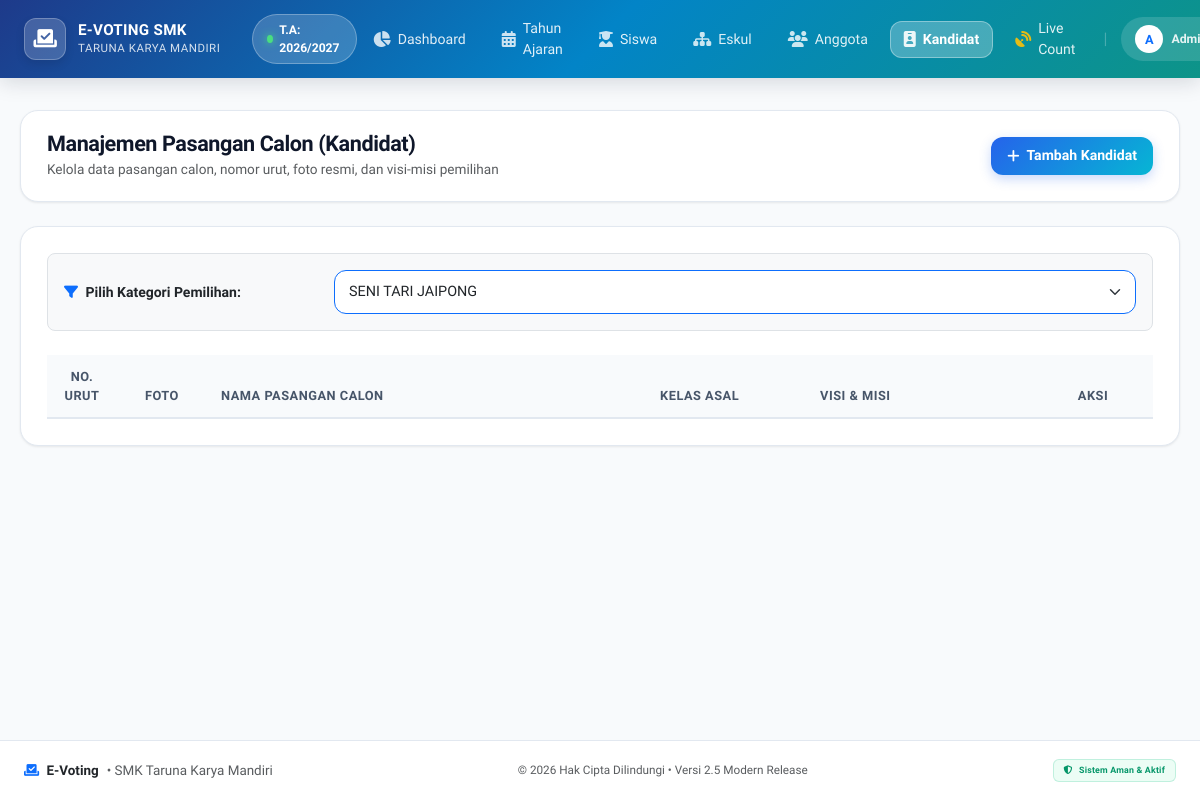
The app's page /admin/kandidat.php?id_eskul=11 (signed in), older data.
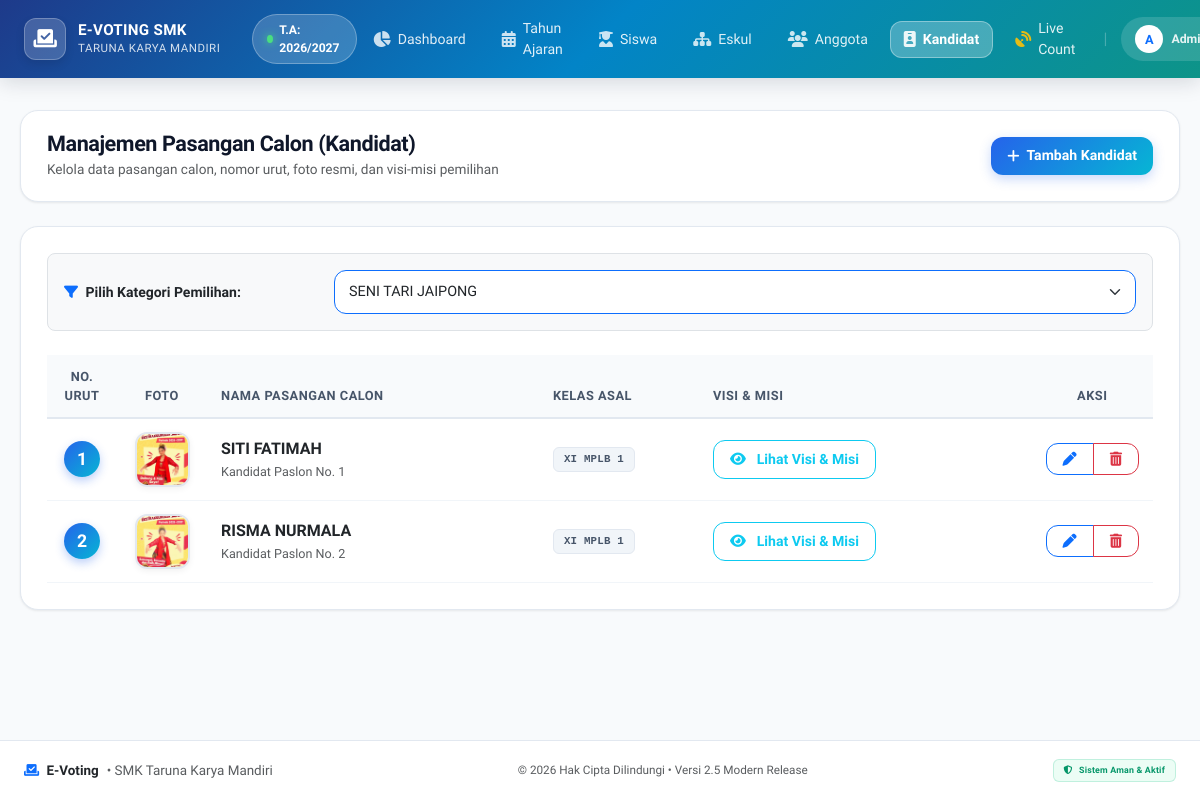
The same page, newer data.
### tables this page shows
CREATE TABLE `periode` (
  `id_periode` int(11) NOT NULL AUTO_INCREMENT,
  `nama_periode` varchar(50) NOT NULL,
  `status_aktif` tinyint(1) DEFAULT 1,
  PRIMARY KEY (`id_periode`)
);

CREATE TABLE `kandidat` (
  `id_kandidat` int(11) NOT NULL AUTO_INCREMENT,
  `id_eskul` int(11) DEFAULT NULL,
  `no_urut` int(11) NOT NULL,
  `nama_paslon` varchar(150) NOT NULL,
  `kelas_paslon` varchar(100) NOT NULL,
  `visi_misi` text DEFAULT NULL,
  `foto` varchar(255) DEFAULT NULL,
  `status_aktif` tinyint(1) DEFAULT 1,
  PRIMARY KEY (`id_kandidat`),
  KEY `id_eskul` (`id_eskul`),
  CONSTRAINT `kandidat_ibfk_1` FOREIGN KEY (`id_eskul`) REFERENCES `eskul` (`id_eskul`) ON DELETE CASCADE
);

### admin/kandidat.php (the view, shortened to what this page needs)
<?php
require '../config/koneksi.php';
$stmt_eskul = $pdo->query("SELECT id_eskul, nama_eskul FROM eskul WHERE status_aktif = 1 ORDER BY nama_eskul ASC");
$daftar_eskul = $stmt_eskul->fetchAll();
$id_eskul_pilih = isset($_GET['id_eskul']) ? $_GET['id_eskul'] : (count($daftar_eskul) > 0 ? $daftar_eskul[0]['id_eskul'] : null);
$data_kandidat = [];
if ($id_eskul_pilih) {
    $stmt_kandidat = $pdo->prepare("SELECT * FROM kandidat WHERE id_eskul = ? AND status_aktif = 1 ORDER BY no_urut ASC");
    $stmt_kandidat->execute([$id_eskul_pilih]);
    $data_kandidat = $stmt_kandidat->fetchAll();
}
?>
<!DOCTYPE html>
<html lang="id">
<head>
    <link href="https://cdn.jsdelivr.net/npm/bootstrap@5.3.0/dist/css/bootstrap.min.css" rel="stylesheet">
    <link href="https://cdn.datatables.net/1.13.6/css/dataTables.bootstrap5.min.css" rel="stylesheet">
    <link rel="stylesheet" href="https://cdnjs.cloudflare.com/ajax/libs/font-awesome/6.4.0/css/all.min.css">
    <link rel="stylesheet" href="assets/css/style.css">
</head>
<body>
    <?php include 'sidebar.php'; ?>
    <div class="content">
        <div class="top-header">
            <div>
                <h4>Manajemen Pasangan Calon (Kandidat)</h4>
                <small class="text-muted">Kelola data pasangan calon, nomor urut, foto resmi, dan visi-misi pemilihan</small>
            </div>
            <?php if ($id_eskul_pilih): ?>
                <button class="btn btn-primary" data-bs-toggle="modal" data-bs-target="#modalTambah">
                    <i class="fas fa-plus"></i> Tambah Kandidat
                </button>
            <?php endif; ?>
        </div>
        <?php if (count($daftar_eskul) == 0): ?>
            <div class="alert alert-warning py-3 rounded-3 shadow-sm">
                <i class="fas fa-exclamation-triangle me-2"></i> Belum ada data ekstrakurikuler yang terdaftar. Buat ekstrakurikuler terlebih dahulu di menu <b>Eskul</b>.
            </div>
        <?php else: ?>
            <div class="card-modern">
                <form method="GET" action="" class="mb-4 p-3 bg-light rounded-3 border">
                    <div class="row align-items-center g-2">
                        <div class="col-md-3">
                            <label class="fw-bold text-dark small m-0"><i class="fas fa-filter text-primary me-1"></i> Pilih Kategori Pemilihan:</label>
                        </div>
                        <div class="col-md-9">
                            <select name="id_eskul" class="form-select border-primary" onchange="this.form.submit()">
                                <?php foreach ($daftar_eskul as $e): ?>
                                    <option value="<?= $e['id_eskul']; ?>" <?= ($e['id_eskul'] == $id_eskul_pilih) ? 'selected' : ''; ?>>
                                        <?= htmlspecialchars($e['nama_eskul']); ?>
                                    </option>
                                <?php endforeach; ?>
                            </select>
                        </div>
                    </div>
                </form>
                <div class="table-responsive">
                    <table class="table table-hover align-middle w-100" id="tabelKandidat">
                        <thead>
                            <tr>
                                <th class="text-center" style="width: 70px;">No. Urut</th>
                                <th class="text-center" style="width: 90px;">Foto</th>
                                <th>Nama Pasangan Calon</th>
                                <th style="width: 160px;">Kelas Asal</th>
                                <th>Visi & Misi</th>
                                <th class="text-center" style="width: 120px;">Aksi</th>
                            </tr>
                        </thead>
                        <tbody>
                            <?php if (count($data_kandidat) > 0): ?>
                                <?php foreach ($data_kandidat as $row): ?>
                                    <tr>
                                        <td class="text-center">
                                            <span class="badge-no-urut"><?= $row['no_urut']; ?></span>
                                        </td>
                                        <td class="text-center">
                                            <?php if (!empty($row['foto']) && file_exists('../uploads/' . $row['foto'])): ?>
                                                <img src="../uploads/<?= htmlspecialchars($row['foto']); ?>" alt="Foto" class="foto-kandidat-thumb">
                                            <?php else: ?>
                                                <div class="foto-kandidat-thumb d-inline-flex align-items-center justify-content-center bg-light text-muted">
                                                    <i class="fas fa-user"></i>
                                                </div>
                                            <?php endif; ?>
                                        </td>
                                        <td>
                                            <div class="fw-bold text-dark fs-6"><?= htmlspecialchars($row['nama_paslon']); ?></div>
                                            <small class="text-muted">Kandidat Paslon No. <?= $row['no_urut']; ?></small>
                                        </td>
                                        <td>
                                            <span class="badge badge-soft-secondary font-monospace"><?= htmlspecialchars($row['kelas_paslon']); ?></span>
                                        </td>
                                        <td>
                                            <button type="button" class="btn btn-sm btn-outline-info" data-bs-toggle="modal" data-bs-target="#modalLihatVisi<?= $row['id_kandidat']; ?>">
                                                <i class="fas fa-eye me-1"></i> Lihat Visi & Misi
                                            </button>
                                        </td>
                                        <td class="text-center">
                                            <div class="btn-group btn-group-sm">
                                                <button class="btn btn-outline-primary" data-bs-toggle="modal" data-bs-target="#modalEdit<?= $row['id_kandidat']; ?>" title="Edit">
                                                    <i class="fas fa-pen"></i>
                                                </button>
                                                <button class="btn btn-outline-danger" data-bs-toggle="modal" data-bs-target="#modalHapus<?= $row['id_kandidat']; ?>" title="Hapus">
                                                    <i class="fas fa-trash-alt"></i>
                                                </button>
                                            </div>
                                        </td>
                                    </tr>
                                <?php endforeach; ?>
                            <?php endif; ?>
                        </tbody>
                    </table>
                </div>
            </div>
        <?php endif; ?>
    </div>
    <?php include 'footer.php'; ?>
</body>
</html>

### admin/sidebar.php (shortened to what this page needs)
<?php
$current_page = basename($_SERVER['PHP_SELF']);
$periode_nav_text = "Belum Ada Periode";
if (isset($pdo)) {
    try {
        $stmt_nav_p = $pdo->query("SELECT nama_periode FROM periode WHERE status_aktif = 1 LIMIT 1");
        $row_p = $stmt_nav_p->fetchColumn();
        if ($row_p) {
            $periode_nav_text = $row_p;
        }
    } catch(Exception $e) {
    }
}
?>
<link rel="stylesheet" href="assets/css/style.css">
<nav class="navbar navbar-expand-xl navbar-custom fixed-top">
    <div class="container-fluid px-3 px-lg-4">
        <a class="navbar-brand" href="index.php">
            <div class="brand-icon-box">
                <i class="fas fa-vote-yea"></i>
            </div>
            <div>
                <div class="brand-title">E-VOTING SMK</div>
                <div class="brand-subtitle">TARUNA KARYA MANDIRI</div>
            </div>
        </a>
        <div class="d-none d-md-flex align-items-center ms-3">
            <span class="badge-periode-nav">
                <span class="pulse-dot"></span>
                <span>T.A: <?= htmlspecialchars($periode_nav_text); ?></span>
            </span>
        </div>
        <div class="collapse navbar-collapse justify-content-end" id="navbarNav">
            <ul class="navbar-nav align-items-center my-3 my-xl-0 gap-1">
                <li class="nav-item">
                    <a class="nav-link <?= $current_page == 'index.php' ? 'active' : ''; ?>" href="index.php">
                        <i class="fas fa-chart-pie"></i>
                        <span>Dashboard</span>
                    </a>
                </li>
                <li class="nav-item">
                    <a class="nav-link <?= $current_page == 'periode.php' ? 'active' : ''; ?>" href="periode.php">
                        <i class="fas fa-calendar-alt"></i>
                        <span>Tahun Ajaran</span>
                    </a>
                </li>
                <li class="nav-item">
                    <a class="nav-link <?= $current_page == 'siswa.php' ? 'active' : ''; ?>" href="siswa.php">
                        <i class="fas fa-user-graduate"></i>
                        <span>Siswa</span>
                    </a>
                </li>
                <li class="nav-item">
                    <a class="nav-link <?= $current_page == 'eskul.php' ? 'active' : ''; ?>" href="eskul.php">
                        <i class="fas fa-sitemap"></i>
                        <span>Eskul</span>
                    </a>
                </li>
                <li class="nav-item">
                    <a class="nav-link <?= $current_page == 'anggota_eskul.php' ? 'active' : ''; ?>" href="anggota_eskul.php">
                        <i class="fas fa-users"></i>
                        <span>Anggota</span>
                    </a>
                </li>
                <li class="nav-item">
                    <a class="nav-link <?= $current_page == 'kandidat.php' ? 'active' : ''; ?>" href="kandidat.php">
                        <i class="fas fa-id-badge"></i>
                        <span>Kandidat</span>
                    </a>
                </li>
                <li class="nav-item">
                    <a class="nav-link <?= $current_page == 'live_count.php' ? 'active' : ''; ?>" href="live_count.php">
                        <i class="fas fa-satellite-dish text-warning"></i>
                        <span>Live Count</span>
                    </a>
                </li>
                <li class="nav-item d-none d-xl-block mx-2">
                    <span class="text-white opacity-25">|</span>
                </li>
                <li class="nav-item dropdown">
                    <a class="nav-link dropdown-toggle py-1 px-3 d-flex align-items-center gap-2" href="#" id="navbarDropdown" role="button" data-bs-toggle="dropdown" aria-expanded="false" style="background: rgba(255,255,255,0.14); border-radius: 9999px;">
                        <div class="rounded-circle bg-white text-primary d-flex align-items-center justify-content-center fw-bold" style="width: 28px; height: 28px; font-size: 0.8rem;">
                            <?= strtoupper(substr($_SESSION['nama_lengkap'] ?? 'A', 0, 1)); ?>
                        </div>
                        <span class="small fw-semibold"><?= htmlspecialchars($_SESSION['nama_lengkap'] ?? 'Admin'); ?></span>
                    </a>
                </li>
            </ul>
        </div>
    </div>
</nav>

### admin/footer.php
<footer class="footer-custom mt-auto">
    <div class="container-fluid px-4">
        <div class="d-flex flex-column flex-md-row justify-content-between align-items-center gap-2">
            <div class="d-flex align-items-center gap-2">
                <span class="fw-bold text-dark"><i class="fas fa-vote-yea text-primary me-1"></i> E-Voting</span>
                <span class="text-muted">&bull; SMK Taruna Karya Mandiri</span>
            </div>
            <div class="text-muted small">
                &copy; <?= date("Y"); ?> Hak Cipta Dilindungi &bull; Versi 2.5 Modern Release
            </div>
            <div class="d-flex align-items-center gap-3 small">
                <span class="badge badge-soft-success">
                    <i class="fas fa-shield-alt me-1"></i> Sistem Aman & Aktif
                </span>
            </div>
        </div>
    </div>
</footer>

### admin/kandidat.php (style rules this page uses)
.foto-kandidat-thumb { width: 55px; height: 55px; object-fit: cover; border-radius: 12px; border: 2px solid #e2e8f0; box-shadow: 0 2px 6px rgba(0,0,0,0.06); }
.badge-no-urut { width: 36px; height: 36px; border-radius: 50%; background: linear-gradient(135deg, #2563eb, #06b6d4); color: #ffffff; font-weight: 800; font-size: 1.1rem; display: inline-flex; align-items: center; justify-content: center; box-shadow: 0 4px 10px rgba(37, 99, 235, 0.3); }

Row changes from the older to the newer data that the page shows:
added kandidat: no_urut "1", foto (picture), nama_paslon "SITI FATIMAH", kelas_paslon "XI MPLB 1"
added kandidat: no_urut "2", foto (picture), nama_paslon "RISMA NURMALA", kelas_paslon "XI MPLB 1"
